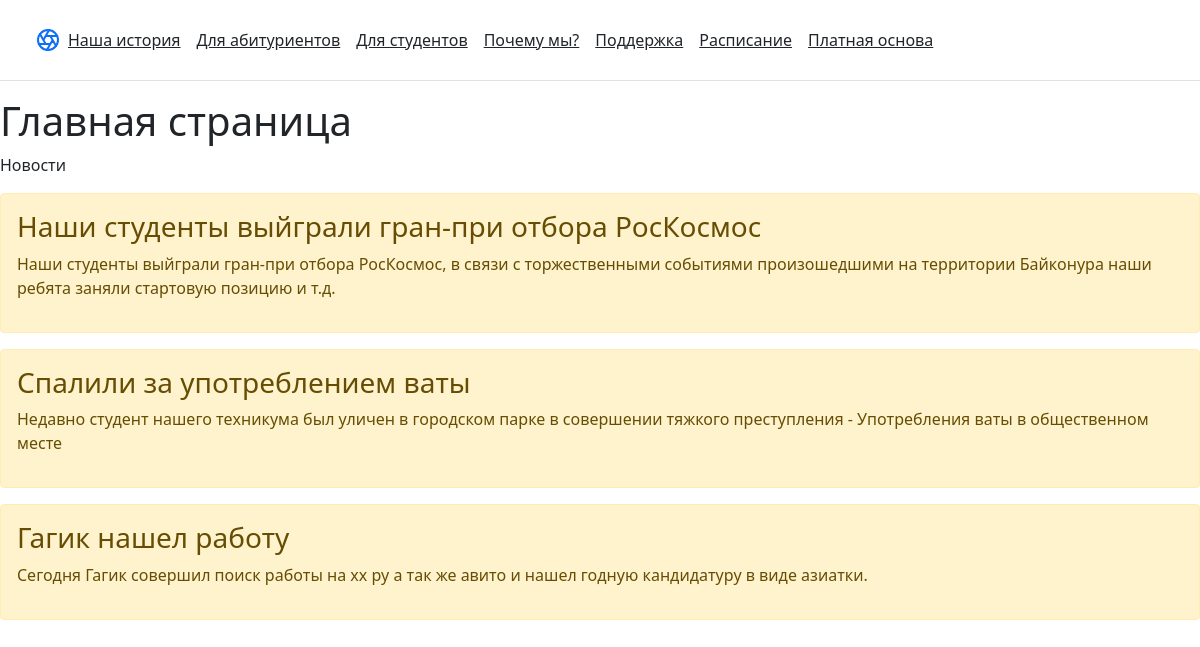
The page / on the database its author committed.
### main/models.py (models this page shows, shortened)
class Task(models.Model):
    title = models.CharField('Название', max_length=50)
    task = models.TextField('Описание')
    class Meta:
        verbose_name = 'Новость дня'
        verbose_name_plural = 'Новости дня'

### main/views.py (the view)
# urls.py: path('', views.index, name='home'),
def index(request):
    tasks = Task.objects.all()
    return render(request, 'main/index.html', {'title': 'Главная страница сайта', 'tasks': tasks})

### main/templates/main/index.html (shortened to what this page needs)
{%extends 'main/base.html' %}
{% block content %}
    <h1>Главная страница</h1>
    <p>Новости</p>
    {% for el in tasks %}
        <div class="alert alert-warning">
            <h3>{{ el.title }}</h3>
            <p>{{ el.task }}</p>
        </div>
    {% endfor %}
{% endblock %}

### main/templates/main/base.html (shortened to what this page needs)
<!DOCTYPE html>
<html lang="en">
<head>
    <link rel="stylesheet" href="https://cdn.jsdelivr.net/npm/bootstrap@5.1.3/dist/css/bootstrap.min.css">
</head>
<body>
    <div class="d-flex flex-column flex-md-row align-items-center p-3 px-md-4 mb-3 bg-white border-bottom box-shadow">
      <header class="site-header sticky-top py-1">
        <nav class="container d-flex flex-column flex-md-row justify-content-between">
          <a class="py-2" href="{% url 'home' %}" aria-label="Главная">
          </a>
          <a class="p-2 text-dark" href="{% url 'about' %}">Наша история</a>
          <a class="p-2 text-dark" href="#">Для абитуриентов</a>
          <a class="p-2 text-dark" href="#">Для студентов</a>
          <a class="p-2 text-dark" href="#">Почему мы?</a>
          <a class="p-2 text-dark" href="#">Поддержка</a>
          <a class="p-2 text-dark" href="#">Расписание</a>
          <a class="p-2 text-dark" href="#">Платная основа</a>
        </nav>
      </header>
    </div>
      {% block content %}{% endblock %}
</body>
</html>

### rows shown on the page
Task: title "Наши студенты выйграли гран-при отбора РосКосмос", task "Наши студенты выйграли гран-при отбора РосКосмос, в связи с торжественными событиями произошедшими на территории Байконура наши ребята заняли стартовую позицию и т.д."
Task: title "Спалили за употреблением ваты", task "Недавно студент нашего техникума был уличен в городском парке в совершении тяжкого преступления - Употребления ваты в общественном месте"
Task: title "Гагик нашел работу", task "Сегодня Гагик совершил поиск работы на хх ру а так же авито и нашел годную кандидатуру в виде азиатки."
